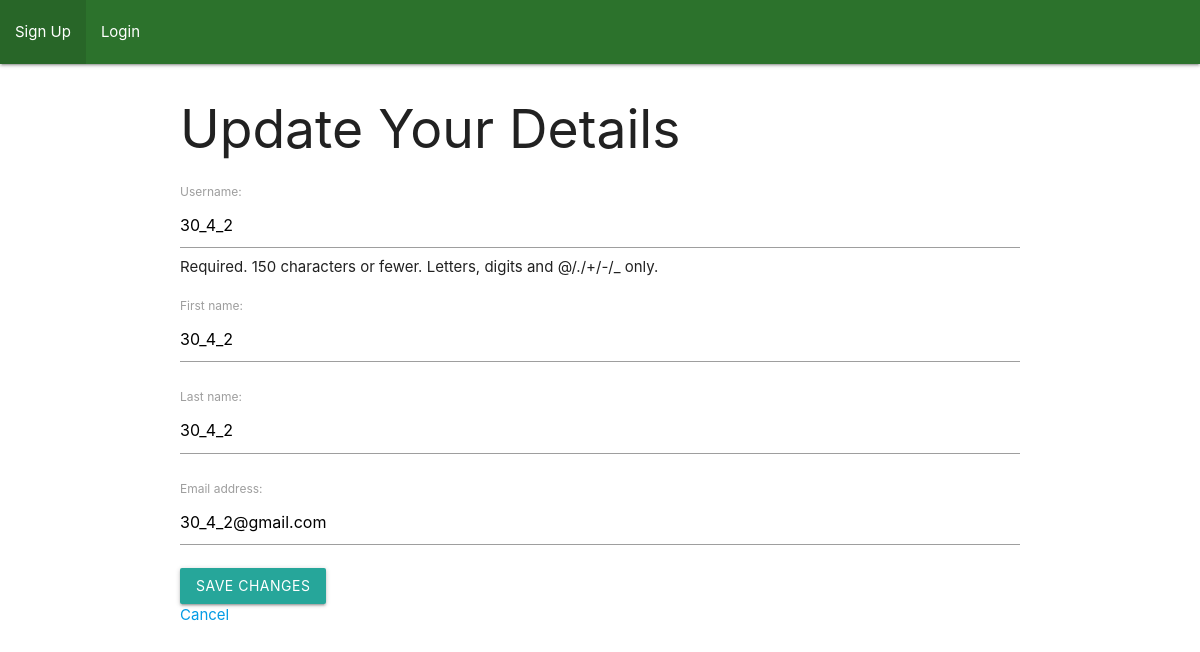
Page /update_user/31 on the committed database.
### orders/models.py (models this page shows)
class User(AbstractUser):
    def __str__(self):
        return self.username

### orders/views.py (the view)
# urls.py: path('update_user/<int:id>',views.update_user,name="update_user"),
def update_user(request, id):
    user = User.objects.get(id=id)
    if request.method == 'POST':
        form = EditUserForm(request.POST, instance=user)
        if form.is_valid():
            form.save()
            messages.success(request, "Your details has been updated.")
            return redirect('all_categories')
    else:
        form = EditUserForm(instance=user)
    return render(request, 'orders/update_user.html', {'form': form})

### orders/forms.py
class EditUserForm(UserChangeForm):
    password = None
    class Meta(UserChangeForm.Meta):
        fields = ('username', 'first_name', 'last_name', 'email')

### orders/templates/orders/update_user.html (shortened to what this page needs)
{% extends 'base.html' %}
{% block content %}
    <h2>Update Your Details</h2>
    <form method="POST" action="{% url 'update_user' id=request.user.id %}">
      {{ form.as_p }}
    <button class="waves-effect waves-light btn" type="submit">Save Changes</button>
  </form>
<a href="{% url 'all_categories' %}">Cancel</a>
{% endblock %}

### rows in the picture
User: username "30_4_2", first_name "30_4_2", last_name "30_4_2", email "30_4_2@gmail.com"
